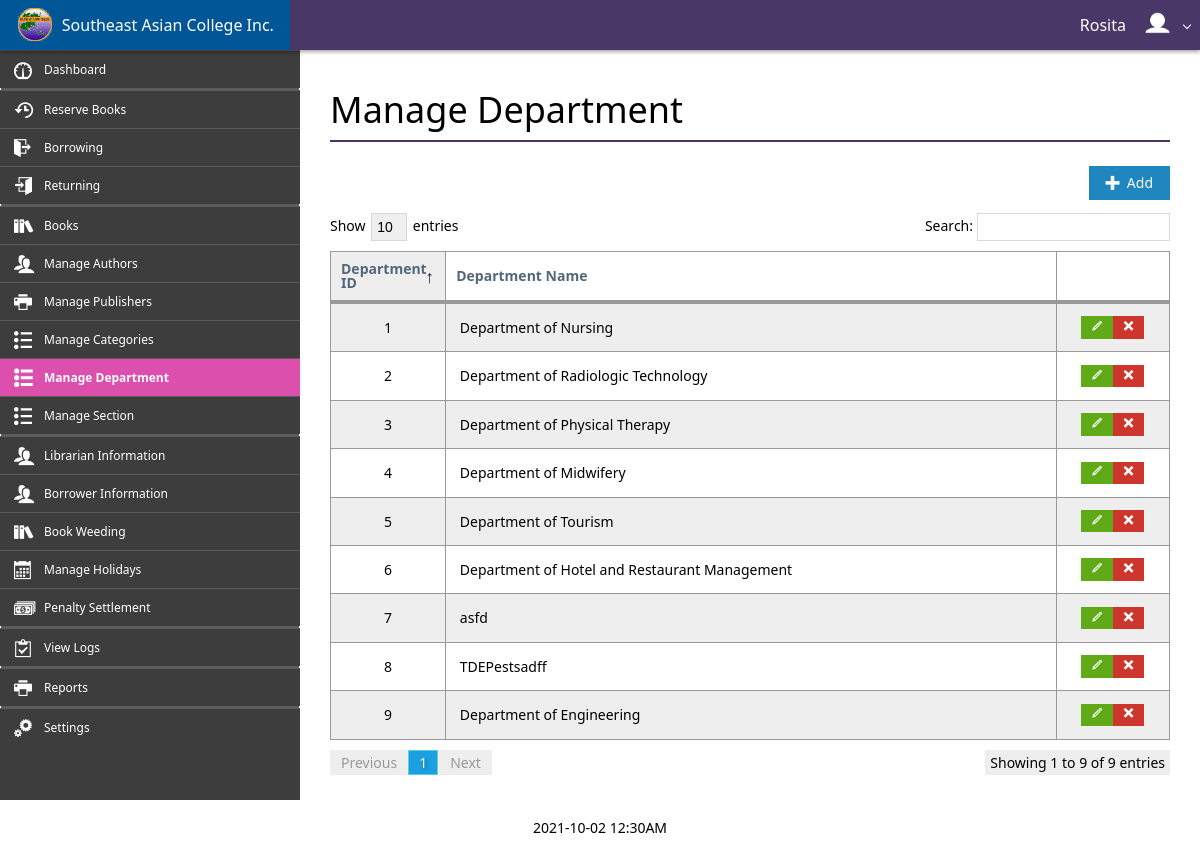
The page /control_panel/manage_department.php (signed in) on the database its author committed.
### tables this page shows
CREATE TABLE `department` (
  `Department_ID` int(11) NOT NULL,
  `Department_Name` varchar(255) NOT NULL
);

### control_panel/requests/connection.php (called while the page is built, shortened)
<?php
    class Connection {
        private $hostname = 'localhost';
        private $username = 'root';
        private $password = '';
        private $database = 'saci_db';
        private $connection, $query;
        function open() {
            return $this->connection = mysqli_connect($this->hostname, $this->username, $this->password, $this->database);
        }
        function query($sql) {
            return $this->query = mysqli_query($this->connection, $sql);
        }
        function fetch_assoc() {
            return mysqli_fetch_assoc($this->query);
        }
    }
?>

### control_panel/manage_department.php (the view, shortened to what this page needs)
<?php
    include_once('assets/system/header.php');
?>
<div class="app-bar fixed-top shadow" data-role="appbar" style="background-color:#493867;">
    <a class="app-bar-element branding" href="./"><img class="app-logo" src="assets/image/Southeast Asian College.png">&nbsp;&nbsp;Southeast Asian College Inc.</a>
    <?php
        if(isset($_SESSION['account_username'])) {
            $name = $_SESSION['account_first_name'] . ' ' . $_SESSION['account_last_name'];
            echo '<ul class="app-bar-menu place-right" style="background-color:#493867;">';
            echo '<li><a class="app-bar-element dropdown-toggle" style="background-color:#493867;">' . $name . '&nbsp;&nbsp;<img class="app-logo" src="./../user_images/' . $_SESSION['account_image'] . '"></a>';
            echo '</li>';
            echo '</ul>';
        } else {
            echo '<div class="place-right">';
            echo '<a class="app-bar-element" href="login.php"><span class="mif-switch"></span>&nbsp;&nbsp;Login</a>';
            echo '</div>';
        }
    ?>
</div>
<div id="main-block">
    <div class="flex-grid" style="height: 100%;">
        <div class="row" style="height: 100%;">
            <div id="cell-sidebar" class="cell bg-lightDark size-x300" style="overflow-y: scroll; height: 100%;">
                <ul class="sidebar2 dark">
                    <li><a href="./"><span class="mif-meter mif-ani-shuttle icon"></span><span class="title">Dashboard</span></a></li>
                    <li class="divider"></li><li class="divider"></li>
                    <li><a href="./reserved_materials.php"><span class="mif-history icon"></span><span class="title">Reserve Books</span></a></li>
                    <li><a href="./loan_materials.php"><span class="mif-exit icon"></span><span class="title">Borrowing</span></a></li>
                    <li><a href="./receive_materials.php"><span class="mif-enter icon"></span><span class="title">Returning</span></a></li>
                    <li class="divider"></li><li class="divider"></li>
                    <li><a href="./manage_materials.php"><span class="mif-books icon"></span><span class="title">Books</span></a></li>
                    <li><a href="./manage_authors.php"><span class="mif-users icon"></span><span class="title">Manage Authors</span></a></li>
                    <li><a href="./manage_publishers.php"><span class="mif-printer icon"></span><span class="title">Manage Publishers</span></a></li>
                    <li><a href="./manage_categories.php"><span class="mif-list2 icon"></span><span class="title">Manage Categories</span></a></li>
                    <li class="active"><a href="./manage_department.php"><span class="mif-list2 icon"></span><span class="title">Manage Department</span></a></li>
                    <li><a href="./manage_section.php"><span class="mif-list2 icon"></span><span class="title">Manage Section</span></a></li>
                    <li class="divider"></li><li class="divider"></li>
                    <li><a href="./manage_faculties.php"><span class="mif-users icon"></span><span class="title">Librarian Information</span></a></li>
                    <li><a href="./manage_students.php"><span class="mif-users icon"></span><span class="title">Borrower Information</span></a></li>
                    <li><a href="./manage_weeding.php"><span class="mif-books icon"></span><span class="title">Book Weeding</span></a></li>
                    <li><a href="./manage_holidays.php"><span class="mif-calendar icon"></span><span class="title">Manage Holidays</span></a></li>
                    <li><a href="./settled_penalties.php"><span class="mif-dollars icon"></span><span class="title">Penalty Settlement</span></a></li>
                    <li class="divider"></li><li class="divider"></li>
                    <li><a href="./view_logs.php"><span class="mif-clipboard icon"></span><span class="title">View Logs</span></a></li>
                    <li class="divider"></li><li class="divider"></li>
                    <li><a href="./generate_reports.php"><span class="mif-printer icon"></span><span class="title">Reports</span></a></li>
                    <li class="divider"></li><li class="divider"></li>
                    <li><a href="./settings.php"><span class="mif-cogs icon"></span><span class="title">Settings</span></a></li>
                </ul>
            </div>
            <div id="cell-content" class="pane-scroll cell auto-size padding30 pane-scroll">
                <h1 class="text-light">Manage Department</h1>
                <hr style="background-color:#493867;"><br>
                <div class="align-right">
                    <a class="button primary beautify beautify-mif" data-button="add-department-button" data-role="hint" data-hint="Add Department" data-hint-background="#dc4fad" data-hint-color="#ffffff" data-hint-mode="2" data-hint-position="top"><span class="mif mif-plus"></span>&nbsp;&nbsp;Add</a>
                </div>
                <table id="department-table" class="table striped border bordered">
                    <thead>
                        <tr>
                            <th width="15%">Department ID</th>
                            <th>Department Name</th>
                            <th width="15%"></th>
                        </tr>
                    </thead>
                    <tbody>
                        <?php
                            require_once('requests/connection.php');
                            $connection = new Connection();
                            $connection->open();
                            $connection->query("SELECT * FROM department");
                            while($row = $connection->fetch_assoc()) {
                                echo '<tr>';
                                echo '<td class="align-center">' . $row['Department_ID'] . '</td>';
                                echo '<td>' . $row['Department_Name'] . '</td>';
                                echo '<td class="align-center"><a class="button success mini-button beautify" data-button="edit-department-button" data-var-id="' . $row['Department_ID'] . '" data-role="hint" data-hint="Edit Department" data-hint-background="#dc4fad" data-hint-color="#ffffff" data-hint-mode="2" data-hint-position="top"><span class="mif mif-pencil"></span></a><a class="button danger mini-button beautify" data-button="delete-department-button" data-var-id="' . $row['Department_ID'] . '" data-role="hint" data-hint="Delete Department" data-hint-background="#dc4fad" data-hint-color="#ffffff" data-hint-mode="2" data-hint-position="top"><span class="mif mif-cross"></span></a></td>';
                                echo '</tr>';
                            }
                        ?>
                    </tbody>
                </table>
            </div>
        </div>
    </div>
</div>
<?php
    include_once('assets/system/footer.php');
?>

### control_panel/assets/css/stylesheet.css (style rules this page uses)
.app-logo { margin-top: -4px; height: 75%; }
.bg-lightDark { background-color: #3D3D3D; }
.pane-scroll { overflow-y: scroll; height: 100%; }
.sidebar2.dark { border: none; min-width: 100%; }
.sidebar2.dark li.active a { background-color: #dc4fad; }
.sidebar2 li a { padding: .50rem 1.75rem .50rem 2.25rem; }
.sidebar2 > li > a > .title { font-size: .75rem; margin-left: .5rem; }
a.button.beautify.beautify-mif .mif { margin-top: -.15rem !important; }
a.button.mini-button.beautify { padding: .2rem .625rem !important; }
#main-body { padding: 3.125rem 0 0; }
#main-block { min-height: 100%; height: 100%; }

### rows shown on the page
department: Department_ID "1", Department_Name "Department of Nursing"
department: Department_ID "2", Department_Name "Department of Radiologic Technology"
department: Department_ID "3", Department_Name "Department of Physical Therapy"
department: Department_ID "4", Department_Name "Department of Midwifery"
department: Department_ID "5", Department_Name "Department of Tourism"
department: Department_ID "6", Department_Name "Department of Hotel and Restaurant Management"
department: Department_ID "7", Department_Name "asfd"
department: Department_ID "8", Department_Name "TDEPestsadff"
department: Department_ID "9", Department_Name "Department of Engineering"

### other values the page prints
$name "Rosita"
